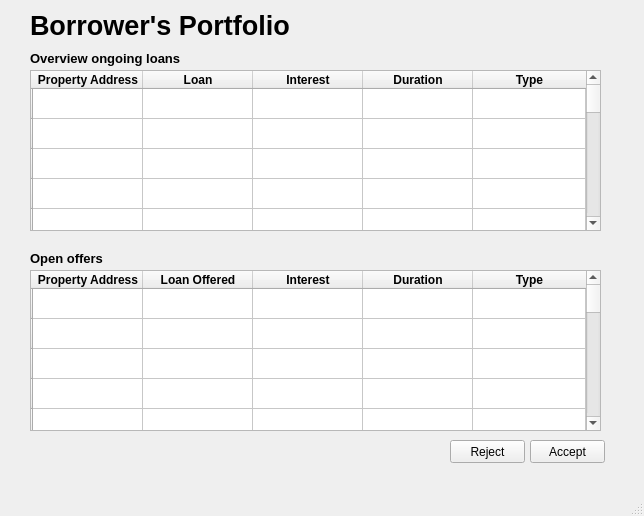
<?xml version="1.0" encoding="UTF-8"?>
<ui version="4.0">
 <class>MainWindow</class>
 <widget class="QMainWindow" name="MainWindow">
  <property name="geometry">
   <rect>
    <x>0</x>
    <y>0</y>
    <width>644</width>
    <height>516</height>
   </rect>
  </property>
  <property name="windowTitle">
   <string>MainWindow</string>
  </property>
  <widget class="QWidget" name="centralwidget">
   <widget class="QLabel" name="label">
    <property name="geometry">
     <rect>
      <x>30</x>
      <y>10</y>
      <width>311</width>
      <height>31</height>
     </rect>
    </property>
    <property name="font">
     <font>
      <pointsize>20</pointsize>
      <weight>75</weight>
      <bold>true</bold>
     </font>
    </property>
    <property name="text">
     <string>Borrower's Portfolio</string>
    </property>
   </widget>
   <widget class="QTableWidget" name="tableWidget">
    <property name="geometry">
     <rect>
      <x>30</x>
      <y>270</y>
      <width>571</width>
      <height>161</height>
     </rect>
    </property>
    <property name="maximumSize">
     <size>
      <width>641</width>
      <height>16777215</height>
     </size>
    </property>
    <property name="font">
     <font>
      <weight>75</weight>
      <bold>true</bold>
     </font>
    </property>
    <property name="alternatingRowColors">
     <bool>false</bool>
    </property>
    <attribute name="horizontalHeaderDefaultSectionSize">
     <number>110</number>
    </attribute>
    <attribute name="horizontalHeaderStretchLastSection">
     <bool>true</bool>
    </attribute>
    <row>
     <property name="text">
      <string/>
     </property>
    </row>
    <row>
     <property name="text">
      <string/>
     </property>
    </row>
    <row>
     <property name="text">
      <string/>
     </property>
    </row>
    <row>
     <property name="text">
      <string/>
     </property>
    </row>
    <row>
     <property name="text">
      <string/>
     </property>
    </row>
    <row>
     <property name="text">
      <string/>
     </property>
    </row>
    <row>
     <property name="text">
      <string/>
     </property>
    </row>
    <row>
     <property name="text">
      <string/>
     </property>
    </row>
    <row>
     <property name="text">
      <string/>
     </property>
    </row>
    <row>
     <property name="text">
      <string/>
     </property>
    </row>
    <row>
     <property name="text">
      <string/>
     </property>
    </row>
    <row>
     <property name="text">
      <string/>
     </property>
    </row>
    <row>
     <property name="text">
      <string/>
     </property>
    </row>
    <row>
     <property name="text">
      <string/>
     </property>
    </row>
    <row>
     <property name="text">
      <string/>
     </property>
    </row>
    <row>
     <property name="text">
      <string/>
     </property>
    </row>
    <row>
     <property name="text">
      <string/>
     </property>
    </row>
    <row>
     <property name="text">
      <string/>
     </property>
    </row>
    <row>
     <property name="text">
      <string/>
     </property>
    </row>
    <column>
     <property name="text">
      <string>Property Address</string>
     </property>
    </column>
    <column>
     <property name="text">
      <string>Loan Offered</string>
     </property>
     <property name="font">
      <font>
       <weight>75</weight>
       <bold>true</bold>
      </font>
     </property>
    </column>
    <column>
     <property name="text">
      <string>Interest</string>
     </property>
     <property name="font">
      <font>
       <weight>75</weight>
       <bold>true</bold>
      </font>
     </property>
    </column>
    <column>
     <property name="text">
      <string>Duration</string>
     </property>
     <property name="font">
      <font>
       <weight>75</weight>
       <bold>true</bold>
      </font>
     </property>
    </column>
    <column>
     <property name="text">
      <string>Type</string>
     </property>
     <property name="font">
      <font>
       <weight>75</weight>
       <bold>true</bold>
      </font>
     </property>
    </column>
   </widget>
   <widget class="QPushButton" name="pushButton">
    <property name="geometry">
     <rect>
      <x>450</x>
      <y>440</y>
      <width>75</width>
      <height>23</height>
     </rect>
    </property>
    <property name="text">
     <string>Reject</string>
    </property>
   </widget>
   <widget class="QPushButton" name="pushButton_2">
    <property name="geometry">
     <rect>
      <x>530</x>
      <y>440</y>
      <width>75</width>
      <height>23</height>
     </rect>
    </property>
    <property name="text">
     <string>Accept</string>
    </property>
   </widget>
   <widget class="QTableWidget" name="tableWidget_2">
    <property name="geometry">
     <rect>
      <x>30</x>
      <y>70</y>
      <width>571</width>
      <height>161</height>
     </rect>
    </property>
    <property name="maximumSize">
     <size>
      <width>641</width>
      <height>16777215</height>
     </size>
    </property>
    <property name="font">
     <font>
      <weight>75</weight>
      <bold>true</bold>
     </font>
    </property>
    <property name="alternatingRowColors">
     <bool>false</bool>
    </property>
    <attribute name="horizontalHeaderDefaultSectionSize">
     <number>110</number>
    </attribute>
    <attribute name="horizontalHeaderStretchLastSection">
     <bool>true</bool>
    </attribute>
    <row>
     <property name="text">
      <string/>
     </property>
    </row>
    <row>
     <property name="text">
      <string/>
     </property>
    </row>
    <row>
     <property name="text">
      <string/>
     </property>
    </row>
    <row>
     <property name="text">
      <string/>
     </property>
    </row>
    <row>
     <property name="text">
      <string/>
     </property>
    </row>
    <row>
     <property name="text">
      <string/>
     </property>
    </row>
    <row>
     <property name="text">
      <string/>
     </property>
    </row>
    <row>
     <property name="text">
      <string/>
     </property>
    </row>
    <row>
     <property name="text">
      <string/>
     </property>
    </row>
    <row>
     <property name="text">
      <string/>
     </property>
    </row>
    <row>
     <property name="text">
      <string/>
     </property>
    </row>
    <row>
     <property name="text">
      <string/>
     </property>
    </row>
    <row>
     <property name="text">
      <string/>
     </property>
    </row>
    <row>
     <property name="text">
      <string/>
     </property>
    </row>
    <row>
     <property name="text">
      <string/>
     </property>
    </row>
    <row>
     <property name="text">
      <string/>
     </property>
    </row>
    <row>
     <property name="text">
      <string/>
     </property>
    </row>
    <row>
     <property name="text">
      <string/>
     </property>
    </row>
    <row>
     <property name="text">
      <string/>
     </property>
    </row>
    <column>
     <property name="text">
      <string>Property Address</string>
     </property>
    </column>
    <column>
     <property name="text">
      <string>Loan</string>
     </property>
     <property name="font">
      <font>
       <weight>75</weight>
       <bold>true</bold>
      </font>
     </property>
    </column>
    <column>
     <property name="text">
      <string>Interest</string>
     </property>
     <property name="font">
      <font>
       <weight>75</weight>
       <bold>true</bold>
      </font>
     </property>
    </column>
    <column>
     <property name="text">
      <string>Duration</string>
     </property>
     <property name="font">
      <font>
       <weight>75</weight>
       <bold>true</bold>
      </font>
     </property>
    </column>
    <column>
     <property name="text">
      <string>Type</string>
     </property>
     <property name="font">
      <font>
       <weight>75</weight>
       <bold>true</bold>
      </font>
     </property>
    </column>
   </widget>
   <widget class="QLabel" name="label_2">
    <property name="geometry">
     <rect>
      <x>30</x>
      <y>250</y>
      <width>91</width>
      <height>16</height>
     </rect>
    </property>
    <property name="font">
     <font>
      <pointsize>10</pointsize>
      <weight>75</weight>
      <bold>true</bold>
     </font>
    </property>
    <property name="text">
     <string>Open offers</string>
    </property>
   </widget>
   <widget class="QLabel" name="label_3">
    <property name="geometry">
     <rect>
      <x>30</x>
      <y>50</y>
      <width>181</width>
      <height>16</height>
     </rect>
    </property>
    <property name="font">
     <font>
      <pointsize>10</pointsize>
      <weight>75</weight>
      <bold>true</bold>
     </font>
    </property>
    <property name="text">
     <string>Overview ongoing loans</string>
    </property>
   </widget>
  </widget>
  <widget class="QMenuBar" name="menubar">
   <property name="geometry">
    <rect>
     <x>0</x>
     <y>0</y>
     <width>644</width>
     <height>20</height>
    </rect>
   </property>
  </widget>
  <widget class="QStatusBar" name="statusbar"/>
 </widget>
 <resources/>
 <connections/>
</ui>
